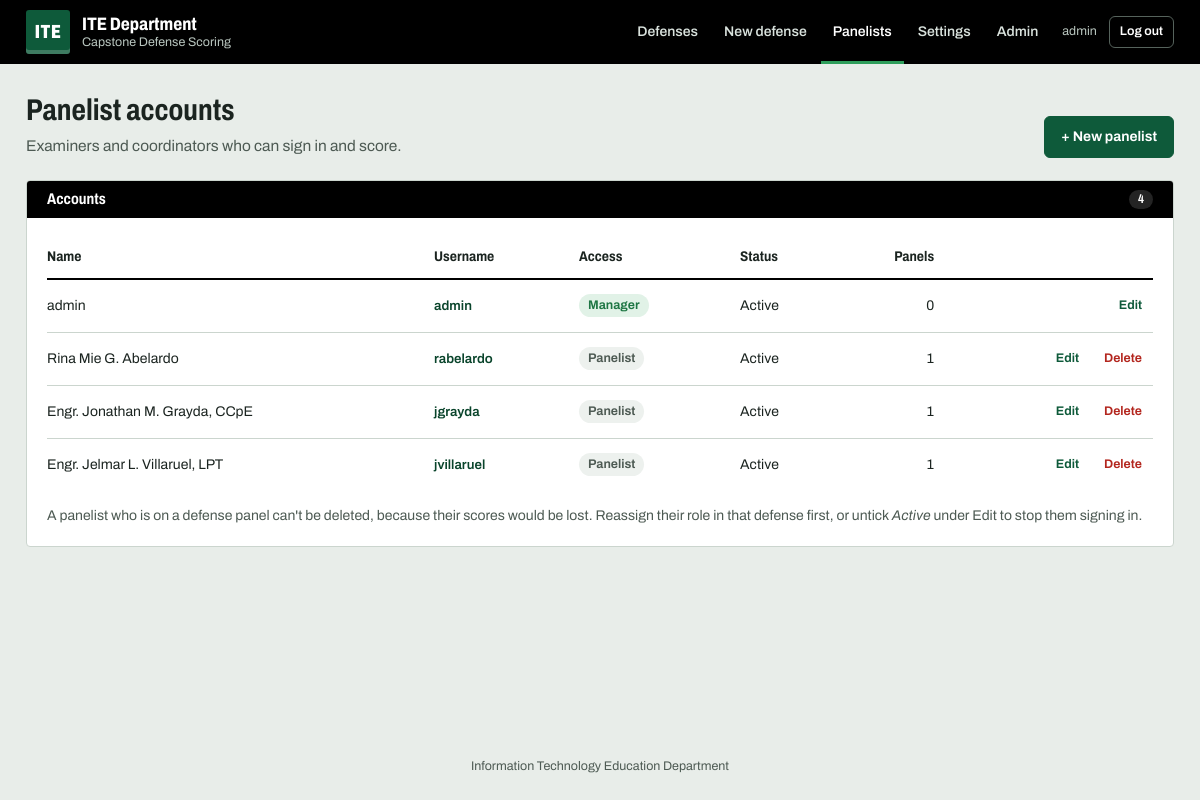
Screenshot of /panelists/ (signed in) with the database file from the repository.
### defense/models.py (models this page shows, shortened)
class Panelist(models.Model):
    user = models.OneToOneField(
        settings.AUTH_USER_MODEL, on_delete=models.CASCADE, related_name="panelist")
    prefix = models.CharField(max_length=20, blank=True, help_text="e.g. Engr., Dr.")
    suffix = models.CharField(max_length=40, blank=True, help_text="e.g. LPT, CCpE")
    class Meta:
        ordering = ["user__last_name", "user__first_name"]
    @property
    def display_name(self):
        full = " ".join(p for p in (self.user.first_name, self.user.last_name) if p).strip()
        full = full or self.user.username
        if self.prefix:
            full = f"{self.prefix} {full}"
        if self.suffix:
            full = f"{full}, {self.suffix}"
        return full

### defense/views.py (the view)
# urls.py: path("panelists/", views.panelist_list, name="panelist_list"),
@manager_required
def panelist_list(request):
    panelists = Panelist.objects.select_related("user").annotate(
        panel_count=Count("assignments")).order_by(
        "-user__is_active", "user__last_name", "user__first_name")
    return render(request, "defense/panelist_list.html", {"panelists": panelists})

### defense/context_processors.py (called while the page is built)
def institution(request):
    return {"INSTITUTION": settings.INSTITUTION}

### defense/views.py (called while the page is built)
def is_manager(user):
    return user.is_authenticated and user.is_active and user.is_staff

def manager_required(view):
    @wraps(view)
    @login_required
    def wrapper(request, *args, **kwargs):
        if not is_manager(request.user):
            raise PermissionDenied("Managers only.")
        return view(request, *args, **kwargs)
    return wrapper

### defense/templates/defense/panelist_list.html (shortened to what this page needs)
{% extends "base.html" %}
{% block content %}
<div class="page-head">
  <div>
    <h1>Panelist accounts</h1>
    <p class="muted">Examiners and coordinators who can sign in and score.</p>
  </div>
  <a class="btn btn-primary" href="{% url 'defense:panelist_create' %}">+ New panelist</a>
</div>
<div class="card">
  <h2 class="card-title">Accounts <span class="chip chip-muted">{{ panelists|length }}</span></h2>
  <div class="table-wrap">
  <table class="data-table">
    <thead><tr><th>Name</th><th>Username</th><th>Access</th><th>Status</th><th class="num">Panels</th><th></th></tr></thead>
    <tbody>
    {% for p in panelists %}
      <tr class="{% if not p.user.is_active %}inactive{% endif %}">
        <td>{{ p.display_name }}</td>
        <td><code>{{ p.user.username }}</code></td>
        <td>{% if p.user.is_staff %}<span class="chip chip-ok">Manager</span>{% else %}<span class="chip chip-muted">Panelist</span>{% endif %}</td>
        <td>{% if p.user.is_active %}Active{% else %}Inactive{% endif %}</td>
        <td class="num">{{ p.panel_count }}</td>
        <td class="num row-actions">
          <a class="btn btn-small btn-ghost" href="{% url 'defense:panelist_edit' p.pk %}">Edit</a>
          {% if p.user_id != user.pk %}
          <form method="post" action="{% url 'defense:panelist_delete' p.pk %}" class="inline"
                onsubmit="return confirm('Delete the account of {{ p.display_name|escapejs }}?\n\nThis cannot be undone.');">
            <button type="submit" class="btn btn-small btn-danger"
                    {% if p.panel_count %}title="On {{ p.panel_count }} panel{{ p.panel_count|pluralize }}: reassign or deactivate instead"{% endif %}>Delete</button>
          </form>
          {% endif %}
        </td>
      </tr>
    {% empty %}
      <tr><td colspan="6" class="muted">No panelists yet.</td></tr>
    {% endfor %}
    </tbody>
  </table>
  </div>
  <p class="muted small table-note">A panelist who is on a defense panel can't be deleted, because their scores would be lost. Reassign their role in that defense first, or untick <em>Active</em> under Edit to stop them signing in.</p>
</div>
{% endblock %}

### templates/base.html (shortened to what this page needs)
{% load static %}<!doctype html>
<html lang="en">
<head>
  <link rel="stylesheet" href="{% static 'css/app.css' %}">
</head>
<body class="{% block body_class %}{% endblock %}">
  {% with here=request.resolver_match.url_name %}
  <header class="topbar no-print">
    <div class="topbar-inner">
      <a class="brand" href="{% if user.is_authenticated %}{% url 'defense:dashboard' %}{% else %}{% url 'login' %}{% endif %}">
        <span class="ite-mark" aria-hidden="true">ITE</span>
        <span class="brand-text">
          <strong>ITE Department</strong>
          <small>Capstone Defense Scoring</small>
        </span>
      </a>
      {% if user.is_authenticated %}
      <nav class="nav" aria-label="Main">
        <a href="{% url 'defense:dashboard' %}" class="{% if here == 'dashboard' %}is-active{% endif %}"{% if here == 'dashboard' %} aria-current="page"{% endif %}>Defenses</a>
        {% if user.is_staff %}
          <a href="{% url 'defense:defense_create' %}" class="{% if here == 'defense_create' %}is-active{% endif %}">New defense</a>
          <a href="{% url 'defense:panelist_list' %}" class="{% if here == 'panelist_list' or here == 'panelist_create' or here == 'panelist_edit' %}is-active{% endif %}">Panelists</a>
          <a href="{% url 'defense:scoring_settings' %}" class="{% if here == 'scoring_settings' %}is-active{% endif %}">Settings</a>
          {% if user.is_superuser %}<a href="{% url 'admin:index' %}">Admin</a>{% endif %}
        {% endif %}
        <span class="nav-end">
          <span class="nav-user" title="Signed in as {{ user.username }}">{{ user.panelist.display_name|default:user.username }}</span>
          <form method="post" action="{% url 'logout' %}" class="inline">
            <button type="submit" class="nav-logout">Log out</button>
          </form>
        </span>
      </nav>
      {% endif %}
    </div>
  </header>
  {% endwith %}
  <main class="{% block main_class %}container{% endblock %}">{% block content %}{% endblock %}</main>
  <footer class="footer no-print">{{ INSTITUTION.department|title }}</footer>
</body>
</html>

### rows the page displays
Panelist: display_name "admin", user.username "admin", shows "Manager", shows "Active", panel_count "0"
Panelist: display_name "Rina Mie G. Abelardo", user.username "rabelardo", shows "Panelist", shows "Active", panel_count "1"
Panelist: display_name "Engr. Jonathan M. Grayda, CCpE", user.username "jgrayda", shows "Panelist", shows "Active", panel_count "1"
Panelist: display_name "Engr. Jelmar L. Villaruel, LPT", user.username "jvillaruel", shows "Panelist", shows "Active", panel_count "1"

### other values shown
{{ user.panelist.display_name|default:user.username }} "admin"
{{ panelists|length }} "4"
{{ INSTITUTION.department|title }} "Information Technology Education Department"
